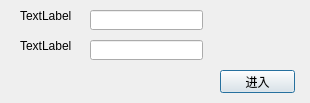
<?xml version="1.0" encoding="UTF-8"?>
<ui version="4.0">
 <class>Dialog</class>
 <widget class="QDialog" name="Dialog">
  <property name="geometry">
   <rect>
    <x>0</x>
    <y>0</y>
    <width>310</width>
    <height>103</height>
   </rect>
  </property>
  <property name="windowTitle">
   <string>查询数据</string>
  </property>
  <widget class="QLabel" name="label">
   <property name="geometry">
    <rect>
     <x>20</x>
     <y>10</y>
     <width>54</width>
     <height>12</height>
    </rect>
   </property>
   <property name="text">
    <string>TextLabel</string>
   </property>
  </widget>
  <widget class="QLabel" name="label_2">
   <property name="geometry">
    <rect>
     <x>20</x>
     <y>40</y>
     <width>54</width>
     <height>12</height>
    </rect>
   </property>
   <property name="text">
    <string>TextLabel</string>
   </property>
  </widget>
  <widget class="QLineEdit" name="lineEdit">
   <property name="geometry">
    <rect>
     <x>90</x>
     <y>10</y>
     <width>113</width>
     <height>20</height>
    </rect>
   </property>
  </widget>
  <widget class="QLineEdit" name="lineEdit_2">
   <property name="geometry">
    <rect>
     <x>90</x>
     <y>40</y>
     <width>113</width>
     <height>20</height>
    </rect>
   </property>
  </widget>
  <widget class="QPushButton" name="pushButton">
   <property name="geometry">
    <rect>
     <x>220</x>
     <y>70</y>
     <width>75</width>
     <height>23</height>
    </rect>
   </property>
   <property name="text">
    <string>进入</string>
   </property>
  </widget>
 </widget>
 <resources/>
 <connections/>
</ui>
